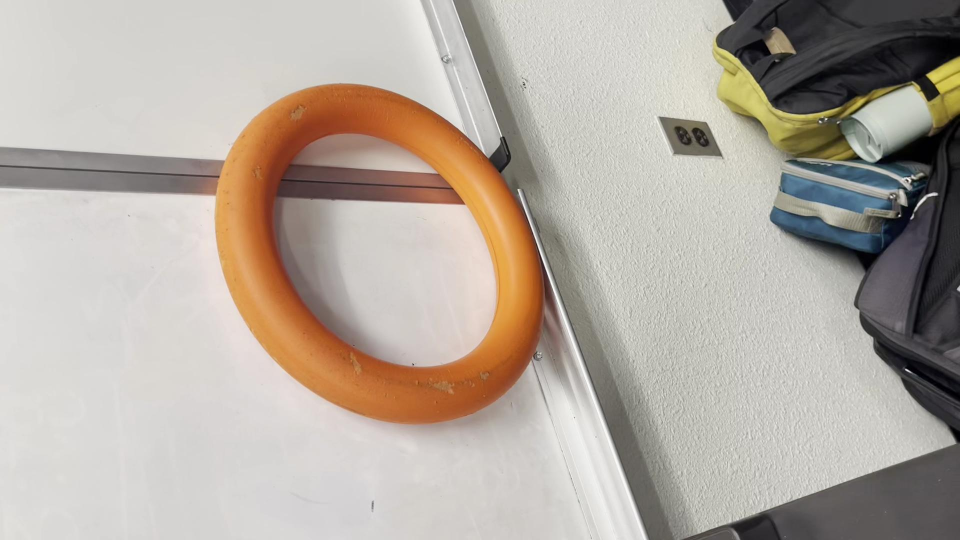
#> input picture video_rings/1.jpg, 1920 x 1080 px, given in place of the camera (shown at 1/2 size)
$ python 'contour localizer.py'
#> lines starting #> are read from the running program, lines starting #| are printed output that depends on the picture; after the words box and inside, x2 and y2 are one past the last pixel; in counts of white or black regions, pixels touching at a corner belong together
import cv2
from calculations import connect_biggest_contour_with_close_contours

LOWER_RANGE = (1, 160, 170) # lower range of orange in HSV
UPPER_RANGE = (20, 255, 255) # upper range of orange in HSV
SCALING_FACTOR = 0.25 # factor to scale down the image by (for more efficient processing)
RESCALING_FACTOR = int(1/SCALING_FACTOR) # factor to scale up the image by
LINE_COLOR = (0,255,0) # color of the line that goes through the center of the ring
PRINT_CENTER = True # whether or not to print the center of the ring to the console
CONNECT_CONTOURS = False # whether or not to connect contours that are close to each other (in case there is obstruction of the ring)
THRESHOLD = 10 # threshold for how close contours have to be to be connected (in pixels)

if CONNECT_CONTOURS:
    assert THRESHOLD > 0, "Threshold must be greater than 0 if CONNECT_CONTOURS is True"

if __name__ == "__main__":
    video = cv2.VideoCapture(0) # 0 is the default camera
    cv2.namedWindow("tracker", cv2.WINDOW_NORMAL)

    while video.isOpened():
        #get frame from camera
        ret, frame = video.read()
#> frame is the input picture: shape (1080, 1920, 3); mean B, G, R 161.2, 170.8, 180

        frame = cv2.resize(frame, (0,0), fx=SCALING_FACTOR, fy=SCALING_FACTOR)
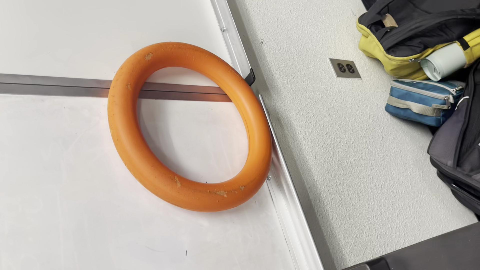
#> frame: shape (270, 480, 3); mean B, G, R 161.3, 170.9, 180.1
        hsv = cv2.cvtColor(frame, cv2.COLOR_BGR2HSV)
#> hsv: shape (270, 480, 3); mean H, S, V 33.3, 31.8, 180.9
        light_orange = LOWER_RANGE
        dark_orange = UPPER_RANGE
        mask = cv2.inRange(hsv, light_orange, dark_orange)
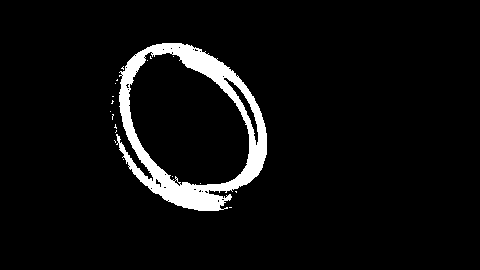
#> mask: shape (270, 480); 5.3% white; 19 white regions (18 under 20 px)

        # find all contours
        contours, _ = cv2.findContours(mask, cv2.RETR_EXTERNAL, cv2.CHAIN_APPROX_SIMPLE)
#> contours = 14 contours, 13 with area under 20; largest, box (x1, y1, x2, y2) and area: (116, 43, 267, 211) 18344
        if contours:
            if CONNECT_CONTOURS:
                # connect the biggest contour with other close contours
                contours = connect_biggest_contour_with_close_contours(contours, THRESHOLD)
                contours = [cv2.boundingRect(c) for c in contours]

                leftmost_contour = min(contours, key=lambda c: c[0])
                highest_contour = min(contours, key=lambda c: c[1])
                rightmost_contour = max(contours, key=lambda c: c[0] + c[2])
                lowest_contour = max(contours, key=lambda c: c[1] + c[3])

                center = ((leftmost_contour[0] + rightmost_contour[0] + rightmost_contour[2]) // 2 * RESCALING_FACTOR, (highest_contour[1] + lowest_contour[1] + lowest_contour[3]) // 2 * RESCALING_FACTOR)
            else:
                c = max(contours, key = cv2.contourArea)
#> c = contour of 431 points, box (x1, y1, x2, y2) (116, 43, 267, 211), area 18344
                x,y,w,h = cv2.boundingRect(c)
#> x = 116; y = 43; w = 151; h = 168

                center = (((x*2 + w) // 2) * RESCALING_FACTOR, ((y*2 + h) // 2) * RESCALING_FACTOR)
#> center = (764, 508)

            frame = cv2.resize(frame, (0,0), fx=RESCALING_FACTOR,fy=RESCALING_FACTOR)
#> frame: shape (1080, 1920, 3)

            #get the center and draw an axis through it
            cv2.line(frame, (center[0] - 10, center[1]), (center[0] + 10, center[1]), LINE_COLOR, 2)
#> frame: shape (1080, 1920, 3); mean B, G, R 161.2, 170.9, 180
            cv2.line(frame, (center[0], center[1] - 10), (center[0], center[1] + 10), LINE_COLOR, 2)
#> frame: shape (1080, 1920, 3); mean B, G, R 161.2, 170.9, 180
            if PRINT_CENTER:
                print("Center: ", center)
#| Center:  (764, 508)
        else:
            frame = cv2.resize(frame, (0,0), fx=RESCALING_FACTOR, fy=RESCALING_FACTOR)

        cv2.imshow('frame', frame)
        if cv2.waitKey(1) & 0xFF == ord('q'):
#> (key q is pressed here)
            break

    video.release()
    cv2.destroyAllWindows()

$ run again, on video_rings/102.jpg
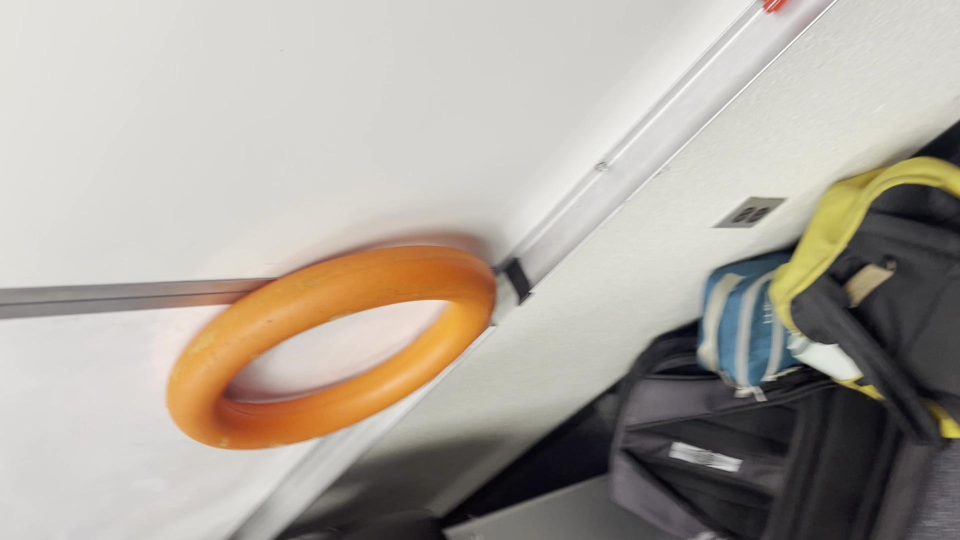
#> input picture video_rings/102.jpg, 1920 x 1080 px, given in place of the camera (shown at 1/2 size)
#> frame is the input picture: shape (1080, 1920, 3); mean B, G, R 157.5, 166.6, 173.2
#> `frame = cv2.resize(frame, (0,0), fx=SCALING_FACTOR, fy=SCALING_FACTOR)`:
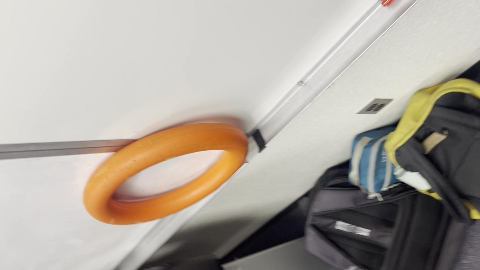
#> frame: shape (270, 480, 3); mean B, G, R 157.6, 166.7, 173.3
#> hsv: shape (270, 480, 3); mean H, S, V 41.7, 27.8, 174.3
#> `mask = cv2.inRange(hsv, light_orange, dark_orange)`:
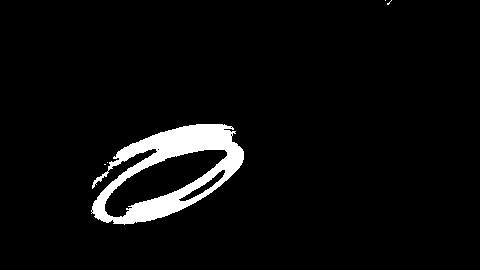
#> mask: shape (270, 480); 4.6% white; 5 white regions (4 under 20 px)
#> contours = 5 contours, 4 with area under 20; largest, box (x1, y1, x2, y2) and area: (91, 124, 244, 225) 9398
#> c = contour of 325 points, box (x1, y1, x2, y2) (91, 124, 244, 225), area 9398
#> x = 91; y = 124; w = 153; h = 101
#> center = (668, 696)
#| Center:  (668, 696)

$ run again, on video_rings/106.jpg
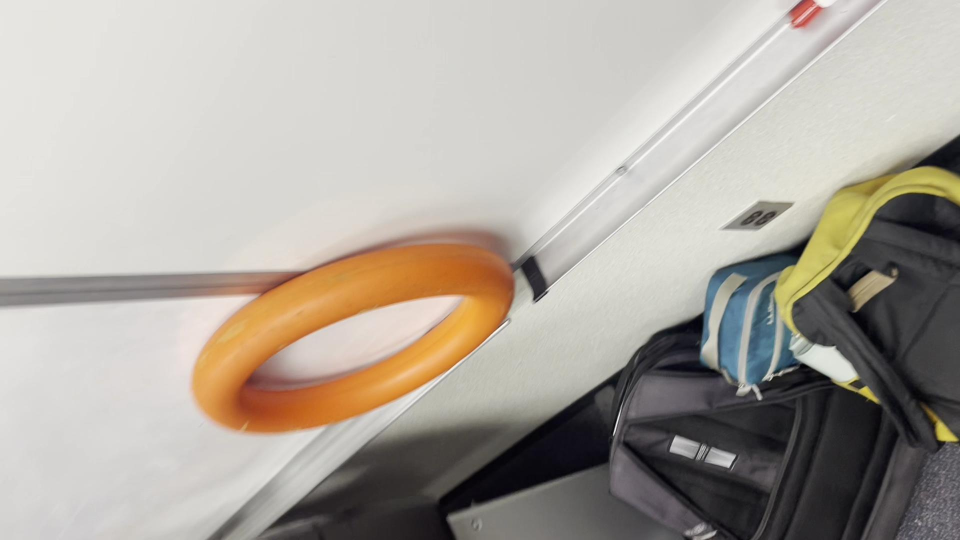
#> input picture video_rings/106.jpg, 1920 x 1080 px, given in place of the camera (shown at 1/2 size)
#> frame is the input picture: shape (1080, 1920, 3); mean B, G, R 158.3, 166.9, 173.2
#> `frame = cv2.resize(frame, (0,0), fx=SCALING_FACTOR, fy=SCALING_FACTOR)`:
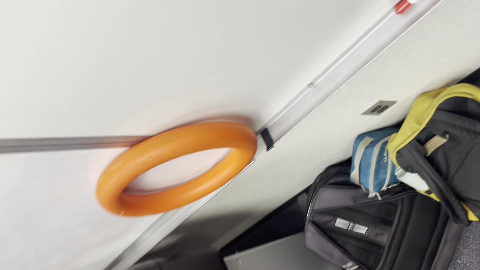
#> frame: shape (270, 480, 3); mean B, G, R 158.4, 167, 173.3
#> hsv: shape (270, 480, 3); mean H, S, V 42.7, 26.9, 174.3
#> `mask = cv2.inRange(hsv, light_orange, dark_orange)`:
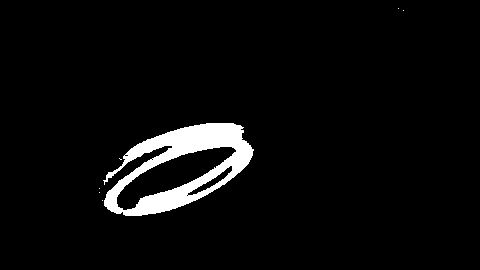
#> mask: shape (270, 480); 4.4% white; 7 white regions (6 under 20 px)
#> contours = 7 contours, 6 with area under 20; largest, box (x1, y1, x2, y2) and area: (103, 123, 254, 216) 8498
#> c = contour of 277 points, box (x1, y1, x2, y2) (103, 123, 254, 216), area 8498
#> x = 103; y = 123; w = 151; h = 93
#> center = (712, 676)
#| Center:  (712, 676)
